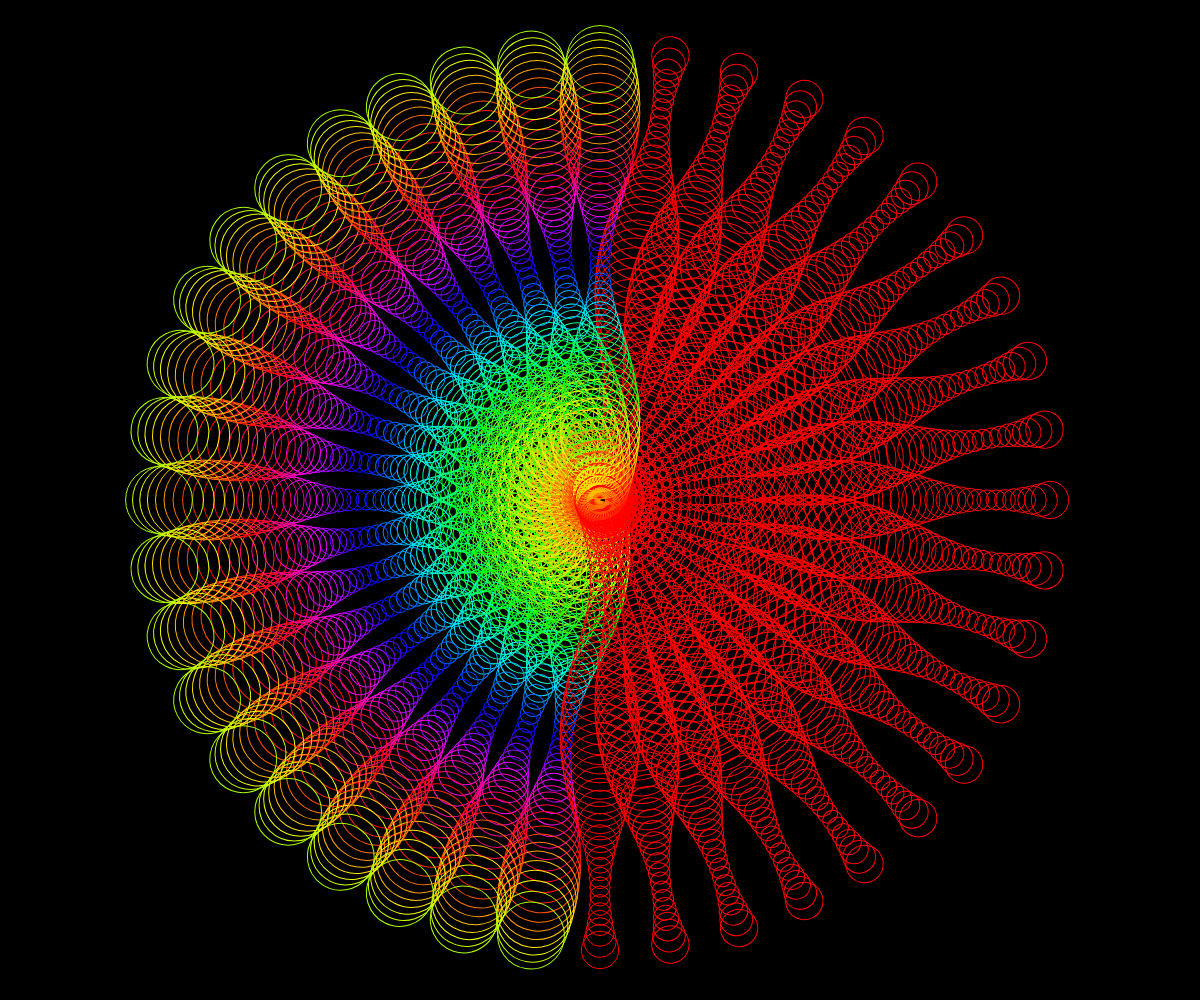
Frame 1 (no input)
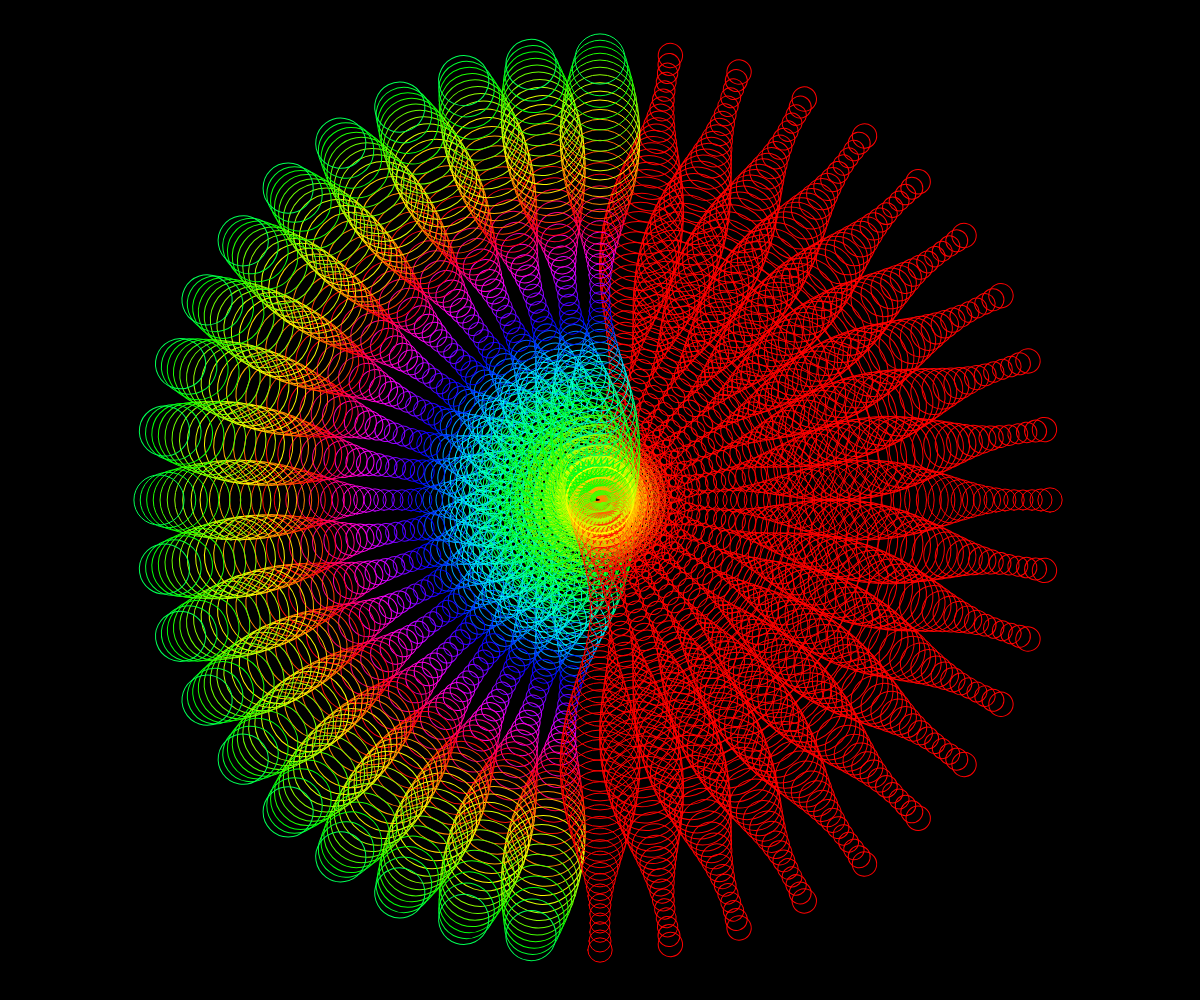
Frame 60 (no input)
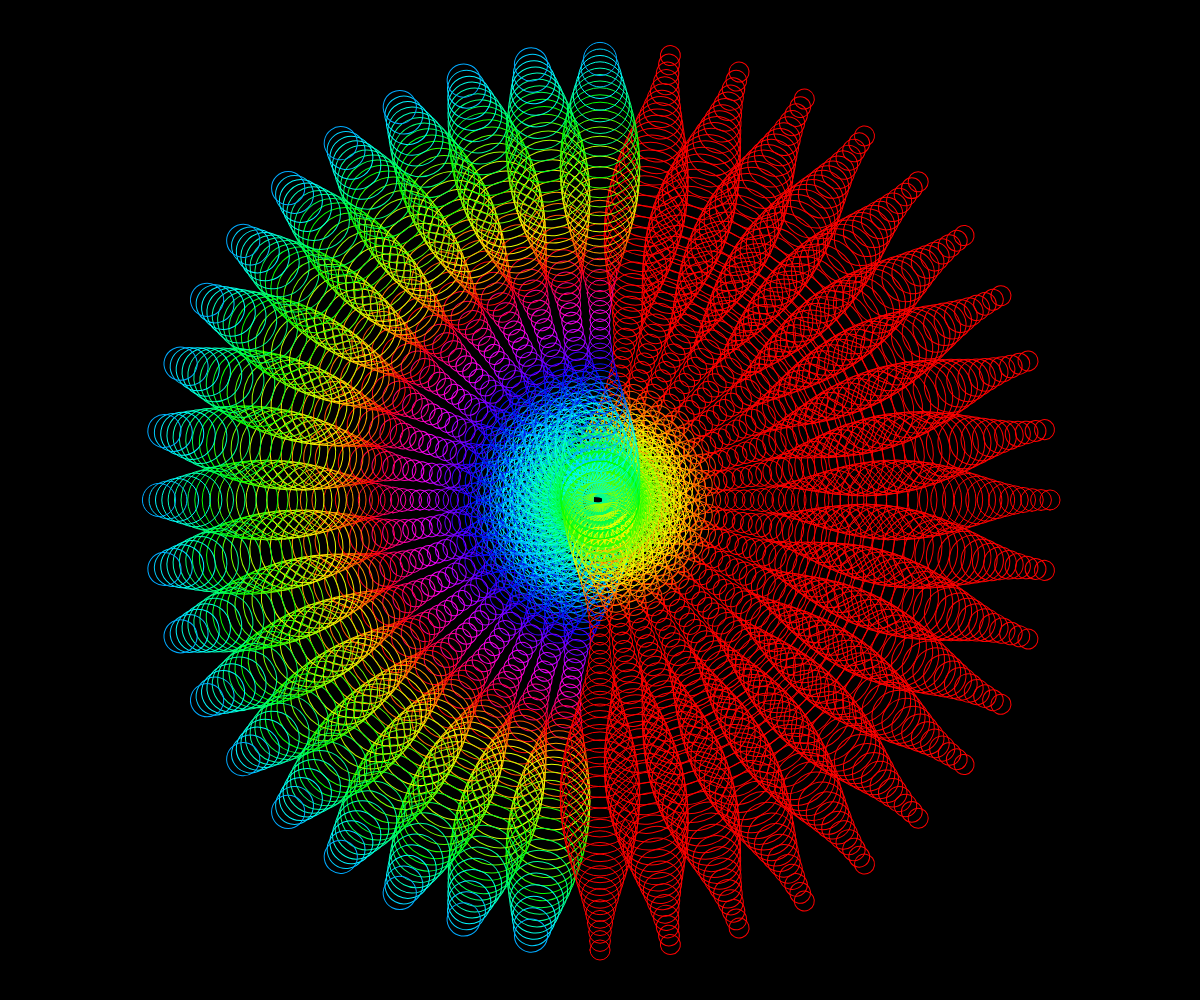
Frame 120 (the mouse pressed at the canvas centre since frame 60)

The p5.js sketch that drew these frames (run headless with seeded random() and noise() and a simulated clock; from frame 60 on, the mouse is pressed at the canvas centre):

// p5.js sketch
// ── sketch.js
let colorPhase = 0;

function setup() {
  createCanvas(windowWidth, windowHeight);
  colorMode(HSB, 360, 100, 100, 1);
}

function draw() {
  background(0);
  noFill();
  strokeWeight(1);

  const radius = height / 2 - 50;//command calculates the radius of the circle.
  let angle = TWO_PI / 20 / 2;//command calculates the angle between each ellipse.
    
// Loop through each ellipse. The outer loop iterates over each ellipse, while the inner loop iterates over the y values for each ellipse.
  for (let i = 0; i < 20; i++) {//// Loop through 20 times to draw each ellipse
    push();
    translate(width / 2, height / 2);
    rotate(angle * i + PI / 20);

    for (let y = -radius; y < radius; y += 9) {
      const x1 = width / 2 + cos(angle * i) * radius;
      const phase = (frameCount / 100) + y / 50;
      const diameter = sin(phase) * 30 + 50;
      const col = color((colorPhase + y) % 360, 100, 100, 1);
      stroke(col);
      ellipse(0, y, diameter, diameter);
    }
    pop();
  }

  colorPhase = (colorPhase + 1) % 360;
}

/*Q1. Which assignment it is?
the modulo and phasing

Q2. How your code uses the featured technique to achieve interesting results?
The code creates a cyclical color gradient using modulo to determine the hue of each ellipse, and uses phasing to animate the size of the ellipses along the y-axis. The combination of these techniques creates a visually appealing wave-like animation. I wanted it to create a kalidoscope like effect.

Q3. What you like about the end results?
I particularly like how the combination of the color gradient and ling and yang like animation creates a split represented in differnt colour and shape size. Each wave is drawn independently of the others, adding to the overall effect of the animation. Overall, this is a really neat piece of code that showcases the power of combining different techniques to create interesting results.*/

// ── style.css
body {
    margin: 0;
    padding: 0;
}

canvas {
    display: block;
    width: 100vw;
    height: 100vh;
}
